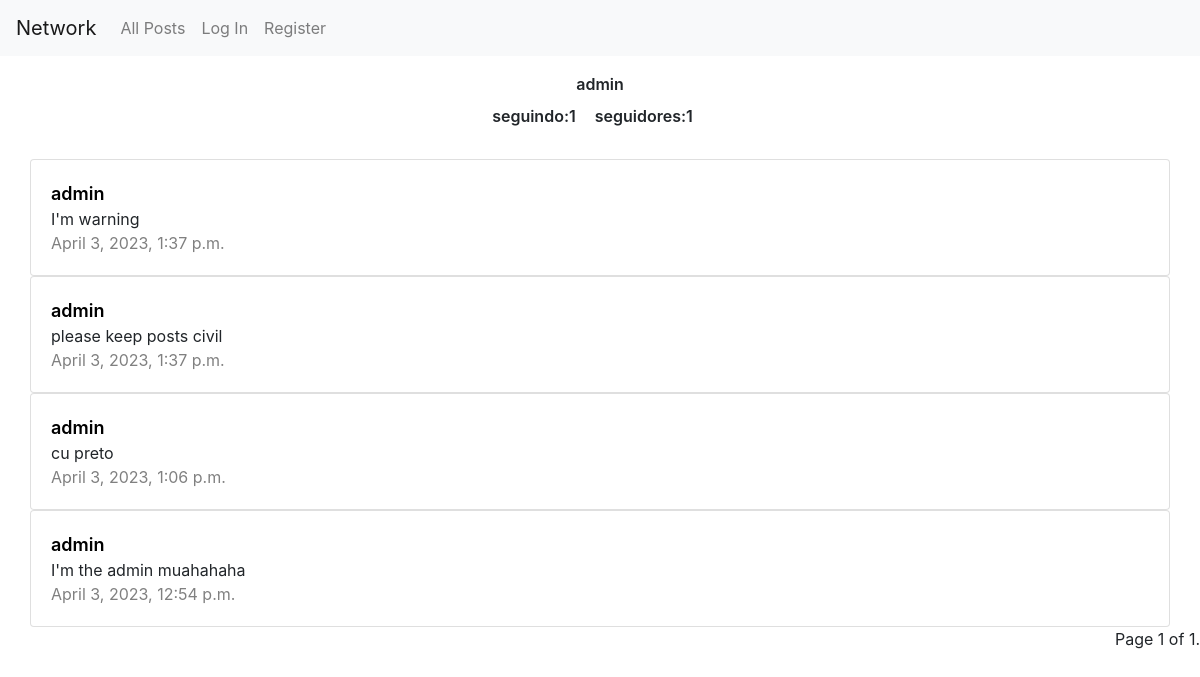
The page /profile/2 on the database its author committed.
### network/models.py (models this page shows, shortened)
class User(AbstractUser):
    follower_users = models.ManyToManyField("self",blank=True, symmetrical= False, related_name="follower")
    following_users = models.ManyToManyField("self",blank=True, symmetrical= False, related_name="following")
    def __str__(self):
        return f"{self.username}"

class Post(models.Model):
    creator = models.ForeignKey(User, on_delete=models.CASCADE, blank=True, null=True, related_name="creator")
    content = models.CharField(max_length=128, null=True)
    timestamp = models.DateTimeField(default=timezone.now)
    likes = models.ManyToManyField(User, blank=True, related_name="likes")

### network/views.py (the view)
# urls.py: path("profile/<int:id>", views.view_profile, name="viewProfile"),
def view_profile(request, id):
    user = request.user
    profile_user = get_object_or_404(User, pk=id)
    post_list = Post.objects.filter(creator=profile_user).order_by('-timestamp')
    is_followed = user in profile_user.follower_users.all()
    paginator = Paginator(post_list, 10)
    page_number = request.GET.get('page')
    page_obj = paginator.get_page(page_number)
    return render(request, "network/profile.html",{
    "profile": profile_user,
    "posts": page_obj,
    "user": user,
    "is_followed": is_followed,
    })

### network/templates/network/profile.html (shortened to what this page needs)
{% extends "network/layout.html" %} {% load static %} {% block body %}
	<div class="profile-div">
		<div class="profile-div-inner">
			<label>{{profile}}</label>
			<br/>
			<a>seguindo:{{profile.following_users.count}}</a>
			<a>seguidores:{{profile.follower_users.count}}</a>
		</div>
	</div>
{% for post in posts %}
<div class="row">
	<div class="col">
		<div class="card">
			<div class="card-body">
				<div class="post" data-postid="{{post.id}}">
					<a class="card-title" href="{% url 'viewProfile' id=post.creator.id %}">{{post.creator}}</a>
					<br />
					<a class="content">{{post.content}}</a>
					<br />
					<a class="timestamp">{{post.timestamp}}</a>
					<br />
				</div>
			</div>
		</div>
	</div>
</div>
{% endfor %}
<div class="pagination">
	<span class="step-links">
		<span class="current"> Page {{ posts.number }} of {{ posts.paginator.num_pages }}. </span>
	</span>
</div>
{% endblock %}

### network/static/network/styles.css (style rules this page uses)
.row { margin: auto; border-radius: 5px; height: auto; width: 95%; }
.col { padding: 0; }
.card-title { font-weight: 600; font-size: large; color: black; }
.post > .timestamp { color: grey; }
.profile-div { margin: auto; text-align: center; margin-bottom: 15px; padding: 15px; border-radius: 5px; height: 10em auto; width: 95%; border: 1px solid transparent; font-weight: 600; }
.profile-div-inner > a { margin-right: 15px; }
.pagination { float: right; }

### rows shown on the page
User: username "admin", following_users.count "1", follower_users.count "1"
Post: creator "admin", content "I'm warning", timestamp "April 3, 2023, 1:37 p.m."
Post: creator "admin", content "please keep posts civil", timestamp "April 3, 2023, 1:37 p.m."
Post: creator "admin", content "cu preto", timestamp "April 3, 2023, 1:06 p.m."
Post: creator "admin", content "I'm the admin muahahaha", timestamp "April 3, 2023, 12:54 p.m."

### other values the page prints
{{ posts.number }} "1"
{{ posts.paginator.num_pages }} "1"
